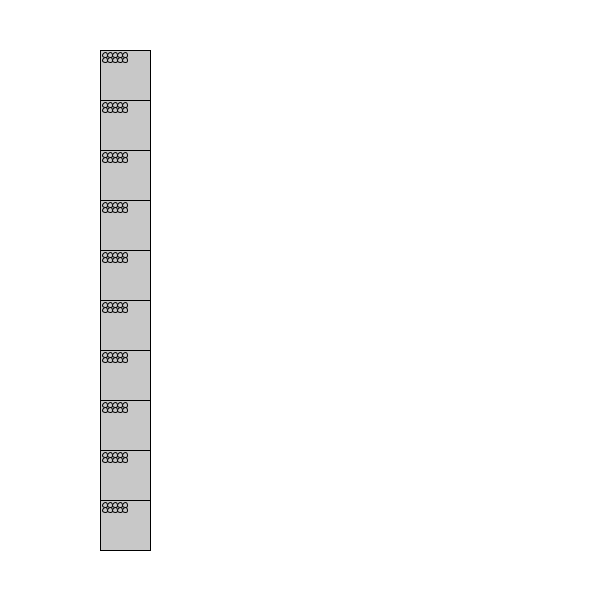
Frame 1 (no input)
Frame 60 (the mouse pressed at the canvas centre just before this capture): identical to frame 1, image omitted
Frame 120 (the mouse held since frame 60 and released just before this capture): identical to frame 1, image omitted

The Processing sketch that drew this single still picture (run headless with seeded random() and noise(); from frame 60 on, the mouse is pressed at the canvas centre):

// Processing sketch: ball_in_block
// ── ball_in_block.pde
/*declare array of objects*/
Block[] blocks;

StringList ballvisibility;
StringList blockvisibility;

int amount = 10;
int ball_amount = 2;
int size = 20;
int posX = 50;
int posY = 50;

int bW = 50;
int bH = 50;

float Area;

String[] bli = new String[amount];
String[][] bi = new String[amount][amount];

float sumAreaBall;
float sumAreaBlock;

void setup()
{
  size(600,600);
  blocks = new Block[amount]; /*create blocks array*/
  /*balls =new Ball[amount]; /*create balls array*/  
  
  for(int i = 0; i < amount; i++){
    //balls[i] = new Ball(size, posX, posY * (i+1));/*create each ball's object*/
  /*  bi[i] = "visible";  */  
    
    blocks[i] =  new Block(posX * 2, posY * (i+1), bW, bH, amount, i); /*create each vlokc's object*/
     bli[i] = "visible";
  } 
}
void draw()
{
  sumAreaBall = 0;
  sumAreaBlock = 0;
  background(#FFFFFF);
  
  for(int i = 0; i < amount; i++)
  {    
    //balls[i].draw();/*show each ball*/
    blocks[i].draw(); /*show each block*/
    for(int j = 0; j < amount; j++){
      blocks[i].balls[j].draw();
    }

    /*Mouse Events*/
    if(mousePressed){
      delay(50);
      if(mouseX > blocks[i].posX && mouseX < blocks[i].posX + bW &&
        mouseY > blocks[i].posY && mouseY < blocks[i].posY + bH){
        blocks[i].invisible(bli[i]); 

        if(bli[i] == "visible"){
          bli[i] = "invisible";
        }else if(bli[i] == "invisible"){
          bli[i] = "visible";
        }
      }//block
      for(int j = 0; j < amount; j++){
          if(sqrt( sq(mouseX - blocks[i].balls[j].posX) + sq(mouseY - blocks[i].balls[j].posY) ) < blocks[i].balls[j].size/2){
            blocks[i].balls[j].invisible(bi[i][j]); 
            if(bi[i][j] == "visible"){
              bi[i][j] = "invisible";
            }else if(bi[i][j] == "invisible"){
              bi[i][j] = "visible";
            }
       }
      }//balls
    }//mousePressed
  }//display loop
  
  /*sumAreaBall = sumArea("ball");
  sumAreaBlock = sumArea("block");
  displayArea(sumAreaBall, sumAreaBlock);*/
}

float sumArea(String name){
  float result = 0;
  if(name == "ball"){
    for(int i = 0; i < blocks.length; i++){
      for(int j = 0; j < amount; j++){
        if(bi[i][j] == "visible"){
          result += blocks[i].balls[i].area;
        }
      }
    }
  }else if(name == "block"){
    for(int i = 0; i < blocks.length; i++){
      if(bli[i] == "visible"){
        result += blocks[i].area;
      }
    }
  }
  return result; 
}
void displayArea(float ball, float block){
 fill(201,201,201);     /// show area on widget
  rect(250,300,200,100);
  fill(0);
  text(("sum of block's areas = " + block ),260,320);
  text(("sum of ball's areas = " + ball ),260,360); 
}
class Ball
{
   int state = 1;
   int rgb;
   float size;
   float area;

   float posX;
   float posY;

   Ball(float s, int x, int y ,int i)
   {
     size = s;
     posX = x;
     posY = y;
     area = 3.14 * size * size;

     rgb = i;
   }
 
   void draw()
   {
     if(state == 1)
     {
       if (rgb%2 == 0)
       {  
         //fill(color( random(0,255), random(0,255), random(0,255), random(0,255)));
         fill(200);
         ellipse(posX, posY, size, size);
       }
       else
       {
         fill(200);
         ellipse(posX, posY, size, size);
       }
     }
   }
   void invisible(String bi)
  {
    if(bi == "visible"){
     fill(#FFFFFF);
     ellipse(posX, posY, size, size);
     fill(200);
     state = 0;
    }else if(bi == "invisible"){
     state = 1; 
    }
  }
}

class Block
{
  Ball[] balls; /*variable name*/
  
  int state = 1;

  int posX;
  int posY;
  int bWidth;
  int bHeight;
  int area;
  int rgb;
  int amount;
  int ball_amount;
   Block(int x, int y, int bW, int bH,int amt, int i)
   {
     amount = amt;
     balls = new Ball[amount]; /*create balls array*/  
     
     posX = x;
     posY = y;
     bWidth = bW;
     bHeight = bH;
     area = size * size;
     rgb = i;
     this.createBall();
     
   }
 void createBall(){
     int size = bWidth / amount; // rect_width / amount of ball 50/10
     int ballX;
     int ballY;
     int index = 0;
     for(int i = 0; i < amount / (amount/2); i++){ // 50/(50/2)  = 2
     
       for(int j = 0; j < amount / 2; j++){ //20 / 2 = 5
         ballX =  posX + (j * size) + size; // ((50) + (j* 10) + (5/10)
         ballY =  (posY + (i * size)) + (size); // 
         
         balls[index] = new Ball(size, ballX, ballY, i);/*create each ball's object*/
         index += 1;
         bi[i][j] = "visible";       
       }
     }
 }
 void draw()
 {
   if(state == 1)
   {
     if(rgb%2 == 0)
     {
       //fill(color( random(0,255), random(0,255), random(0,255), random(0,255)));
       fill(200);
       rectMode(CORNER);
       rect(posX, posY, bWidth, bHeight);  
     }
     else
     {
       fill(200);
       rectMode(CORNER);
       rect(posX, posY, bWidth, bHeight);  
     }
   }
 }
 
  void invisible(String bi)
  {
    if(bi == "visible"){
     fill(#FFFFFF);
     rectMode(CORNER);
     rect(posX, posY, bWidth, bHeight);
     fill(200);
     state = 0;
    }else if(bi == "invisible"){
     state = 1; 
    }
  }
}
